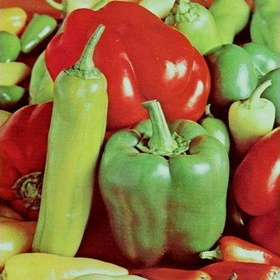
%> input picture Digital Image Processing Lab/Assignment 2/Final/peppers_color.jpg, 280 x 280 px, shrunk from 512 x 512 before the run
$ octave libFunc.m   (GNU Octave 9; MATLAB toolbox functions it lacks are replaced by stand-ins)
%> lines starting %> are read from the running program, lines starting %| are printed output that depends on the picture
S = rgb2gray(imread('peppers_color.jpg'));
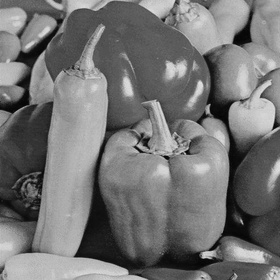
%> S: size 280x280 uint8; min 2, max 224, mean 115.8

h = 1/(7*7)*ones(7); % filter/ kernel

R = imfilter(S, h); % performs filter (basic correlation technique) on S with h kernel
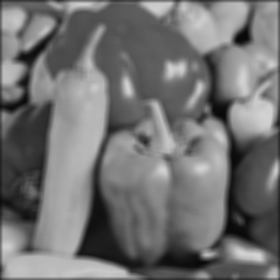
%> R: size 280x280 uint8; min 8, max 213, mean 114.2
R = conv2(S, h); % performs convolution on S with h kernel
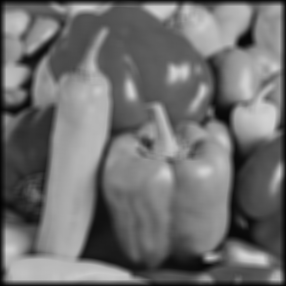
%> R: size 286x286 double; min 2.37, max 212.9, mean 111
R = normxcorr2(h,S); % performs normalized cross correlation on S with template h (with window sliding).
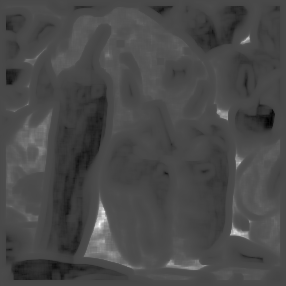
%> R: size 286x286 double; min -44.63, max 111, mean 0.1; drawn with min black and max white

$ run again, with Digital Image Processing Lab/Assignment 2/Final/sunflower.jpeg copied over Digital Image Processing Lab/Assignment 2/Final/peppers_color.jpg
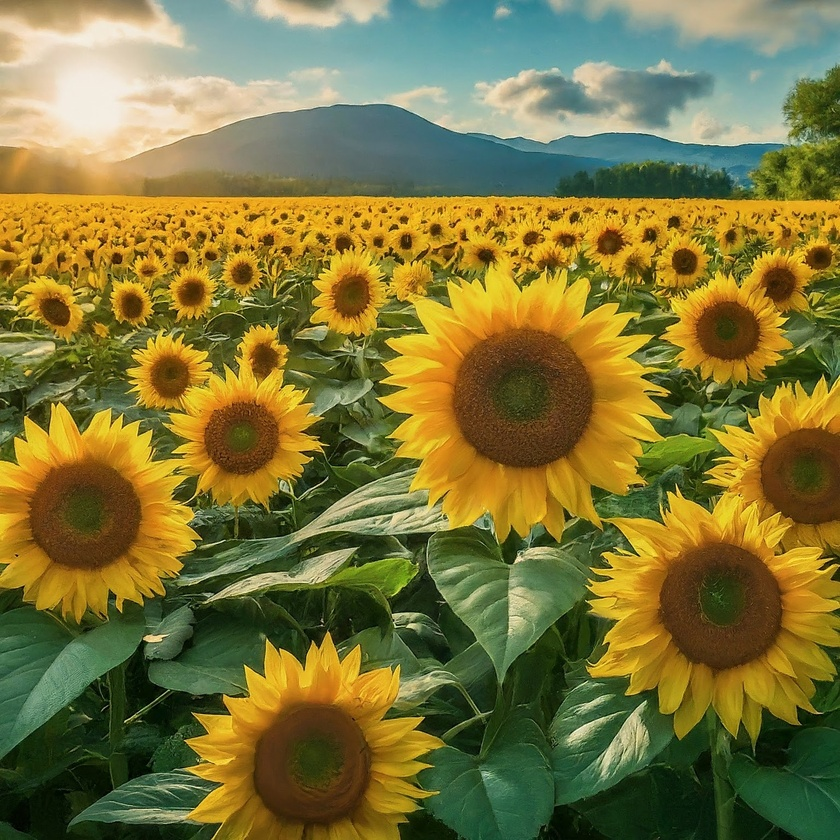
%> input picture Digital Image Processing Lab/Assignment 2/Final/sunflower.jpeg, 840 x 840 px, shrunk from 1536 x 1536 before the run
%> `S = rgb2gray(imread('peppers_color.jpg'));`:
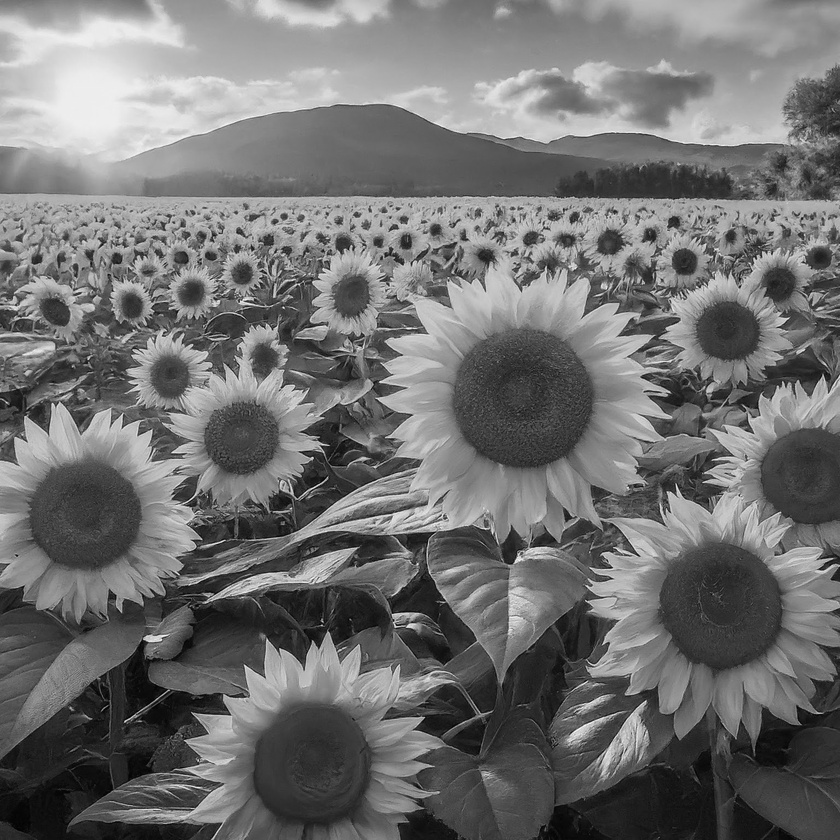
%> S: size 840x840 uint8; min 1, max 248, mean 112.8
%> `R = normxcorr2(h,S);`:
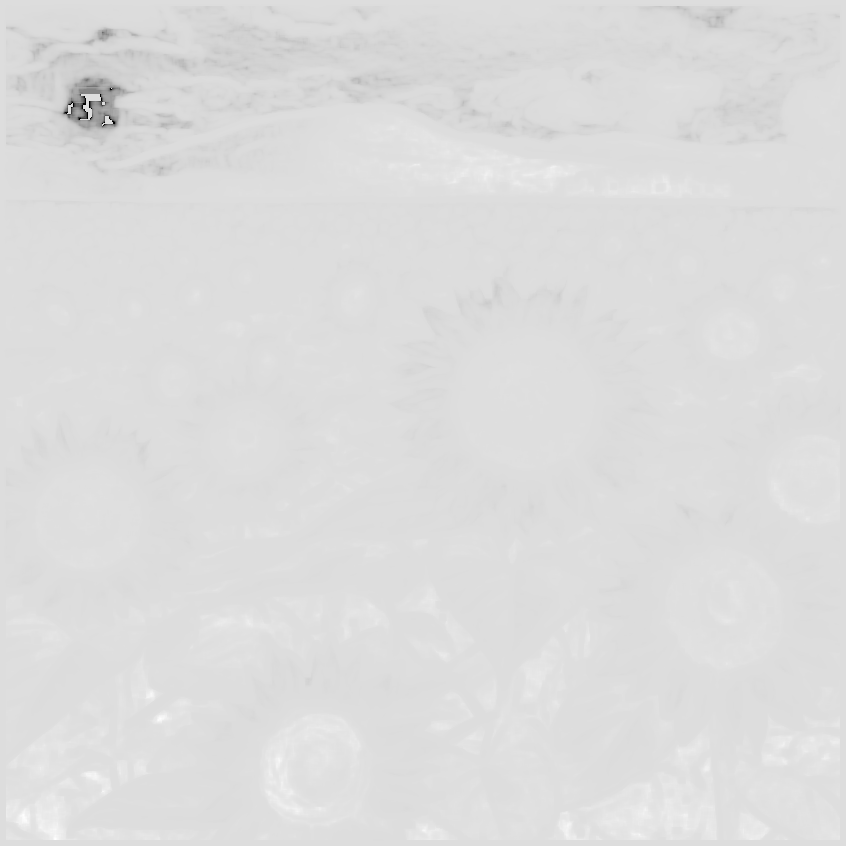
%> R: size 846x846 double; min -886, max 134.6, mean -1.8; drawn with min black and max white
